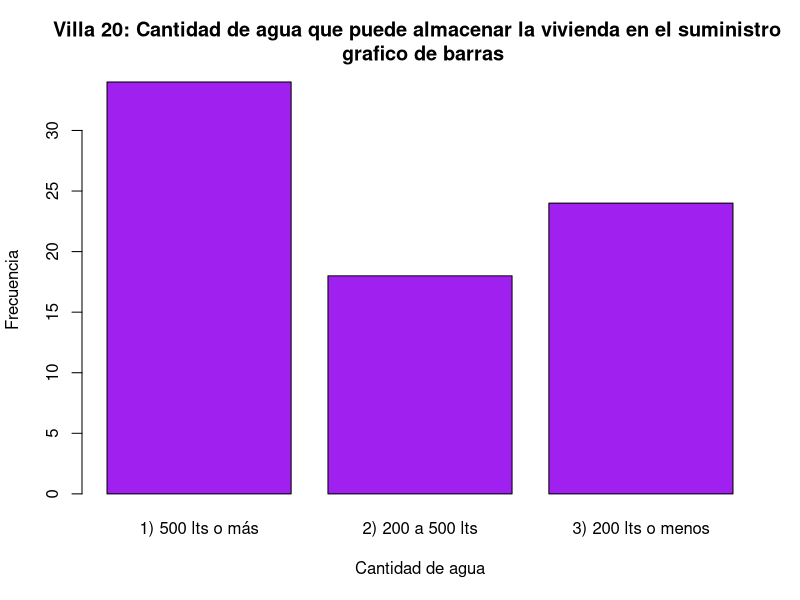
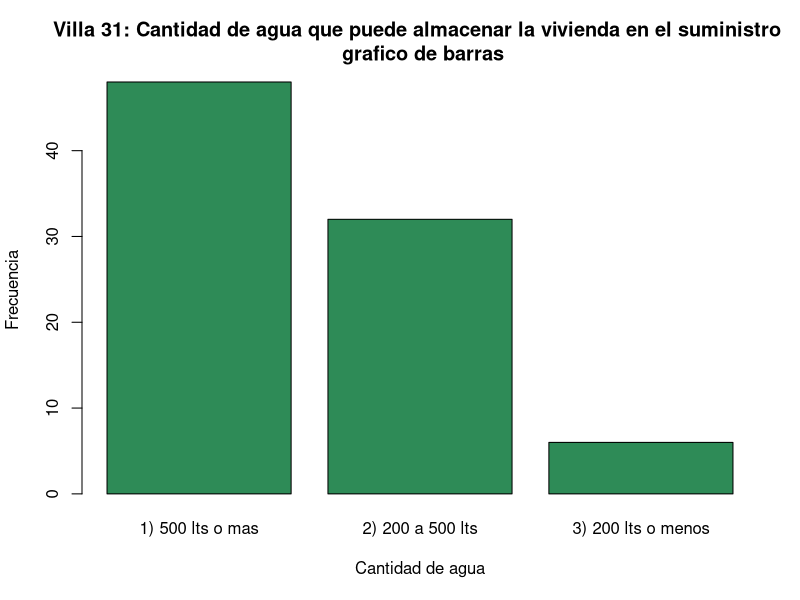
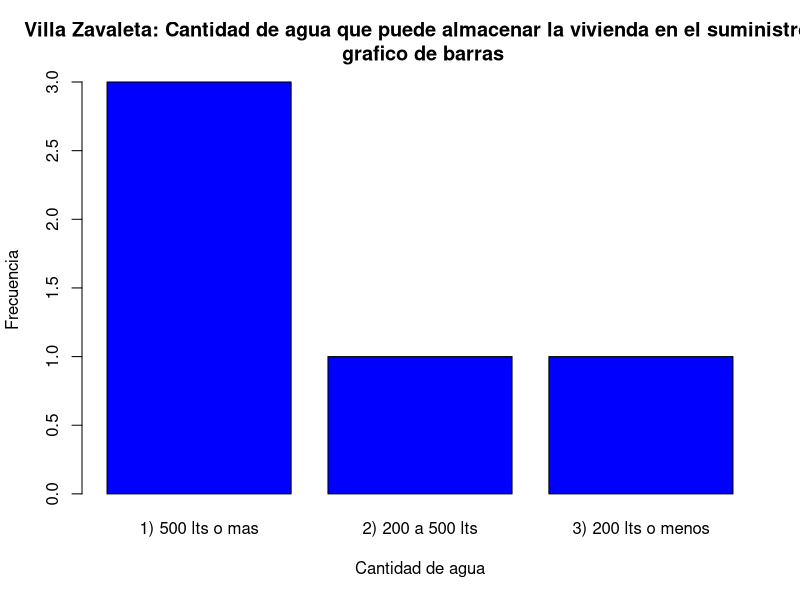

Here is the R script that generated these plots, in order:
#---------------- Sección 2.3-2.4 -------------------

tienen_tanqueV20 <- c("Sí","Sí","Sí","Sí","Sí","Sí","Sí","Sí","Sí","Sí","Sí","Sí","Sí","Sí","Sí","Sí","Sí","No","Sí","Sí","Sí","Sí","No","Sí","Sí","Sí","Sí","Sí","No","Sí","No","No","Sí","Sí","Sí","Sí","Sí","Sí","No","Sí","Sí","No","Sí","Sí","Sí","Sí","Sí","Sí","Sí","Sí","No","Sí","Sí","Sí","No","Sí","Sí","Sí","No","Sí","Sí","Sí","No","Sí","Sí","Sí","Sí","Sí","No","Sí","Sí","Sí","Sí","Sí","Sí","Sí","Sí","Sí","Sí","Sí","Sí","Sí","Sí","Sí","Sí","Sí","Sí","Sí")
tienen_tanqueV31 <- c("Sí","Sí","Sí","Sí","Sí","Sí","Sí","Sí","Sí","Sí","Sí","Sí","No","Sí","No","Sí","Sí","Sí","Sí","No","No","No","Sí","No","Sí","Sí","Sí","Sí","Sí","Sí","Sí","Sí","Sí","No","Sí","Sí","Sí","No","Sí","Sí","Sí","Sí","Sí","Sí","Sí","Sí","Sí","Sí","Sí","Sí","Sí","No","Sí","Sí","Sí","Sí","Sí","Sí","No","Sí","Sí","Sí","No","No","Sí","Sí","Sí","Sí","Sí","No","Sí","Sí","Sí","Sí","Sí","Sí","Sí","Sí","Sí","Sí","Sí","Sí","Sí","Sí","Sí","Sí","Sí","Sí","No","Sí","No","No","No","Sí","Sí","Sí","Sí","Sí","Sí","Sí","Sí","No","Sí","Sí","No","Sí","Sí")
tienen_tanqueVZ <- c("No","No","No","No","No","No","No","No","No","No","No","No","No","No","No","No","No","No","No","No","No","No","Sí","No","No","No","No","No","No","No","No","No","Sí","No","No","No","No","Sí","Sí","Sí")

tabla.V20 <- table(tienen_tanqueV20)
tabla.V31 <- table(tienen_tanqueV31)
tabla.VZ <- table(tienen_tanqueVZ)

porcentajeV20 <- round(tabla.V20 / sum(tabla.V20) * 100, 3)
porcentajeV31 <- round(tabla.V31 / sum(tabla.V31) * 100, 3)
porcentajeVZ <- round(tabla.VZ / sum(tabla.VZ) * 100, 3)

print(paste("Villa 20: Porcentaje de viviendas con almacenamiento de agua: ",porcentajeV20[2]))
print(paste("Villa 31: Porcentaje de viviendas con almacenamiento de agua: ",porcentajeV31[2]))
print(paste("Villa zavaleta :Porcentaje de viviendas con almacenamiento de agua: ",porcentajeVZ[2]))

litrosV20 <- c("1) 500 lts o más","1) 500 lts o más","2) 200 a 500 lts","2) 200 a 500 lts","3) 200 lts o menos","1) 500 lts o más","3) 200 lts o menos","1) 500 lts o más","1) 500 lts o más","1) 500 lts o más","1) 500 lts o más","1) 500 lts o más","1) 500 lts o más","1) 500 lts o más","2) 200 a 500 lts","2) 200 a 500 lts","3) 200 lts o menos","3) 200 lts o menos","3) 200 lts o menos","1) 500 lts o más","3) 200 lts o menos","1) 500 lts o más","2) 200 a 500 lts","3) 200 lts o menos","2) 200 a 500 lts","1) 500 lts o más","1) 500 lts o más","1) 500 lts o más","2) 200 a 500 lts","3) 200 lts o menos","1) 500 lts o más","3) 200 lts o menos","1) 500 lts o más","3) 200 lts o menos","1) 500 lts o más","2) 200 a 500 lts","1) 500 lts o más","1) 500 lts o más","2) 200 a 500 lts","1) 500 lts o más","2) 200 a 500 lts","3) 200 lts o menos","3) 200 lts o menos","2) 200 a 500 lts","2) 200 a 500 lts","2) 200 a 500 lts","3) 200 lts o menos","2) 200 a 500 lts","1) 500 lts o más","3) 200 lts o menos","3) 200 lts o menos","2) 200 a 500 lts","1) 500 lts o más","1) 500 lts o más","3) 200 lts o menos","2) 200 a 500 lts","1) 500 lts o más","1) 500 lts o más","1) 500 lts o más","3) 200 lts o menos","3) 200 lts o menos","3) 200 lts o menos","1) 500 lts o más","1) 500 lts o más","3) 200 lts o menos","1) 500 lts o más","1) 500 lts o más","1) 500 lts o más","3) 200 lts o menos","3) 200 lts o menos","1) 500 lts o más","1) 500 lts o más","2) 200 a 500 lts","2) 200 a 500 lts","3) 200 lts o menos","3) 200 lts o menos")
litrosV31 <- c("1) 500 lts o mas","1) 500 lts o mas","1) 500 lts o mas","1) 500 lts o mas","1) 500 lts o mas","1) 500 lts o mas","2) 200 a 500 lts","1) 500 lts o mas","1) 500 lts o mas","1) 500 lts o mas","1) 500 lts o mas","1) 500 lts o mas","1) 500 lts o mas","1) 500 lts o mas","1) 500 lts o mas","1) 500 lts o mas","2) 200 a 500 lts","1) 500 lts o mas","1) 500 lts o mas","1) 500 lts o mas","1) 500 lts o mas","1) 500 lts o mas","1) 500 lts o mas","1) 500 lts o mas","2) 200 a 500 lts","2) 200 a 500 lts","1) 500 lts o mas","1) 500 lts o mas","1) 500 lts o mas","1) 500 lts o mas","1) 500 lts o mas","1) 500 lts o mas","1) 500 lts o mas","1) 500 lts o mas","1) 500 lts o mas","1) 500 lts o mas","1) 500 lts o mas","1) 500 lts o mas","1) 500 lts o mas","1) 500 lts o mas","1) 500 lts o mas","1) 500 lts o mas","2) 200 a 500 lts","2) 200 a 500 lts","2) 200 a 500 lts","2) 200 a 500 lts","2) 200 a 500 lts","2) 200 a 500 lts","2) 200 a 500 lts","2) 200 a 500 lts","1) 500 lts o mas","2) 200 a 500 lts","2) 200 a 500 lts","2) 200 a 500 lts","1) 500 lts o mas","3) 200 lts o menos","3) 200 lts o menos","1) 500 lts o mas","1) 500 lts o mas","3) 200 lts o menos","2) 200 a 500 lts","2) 200 a 500 lts","2) 200 a 500 lts","2) 200 a 500 lts","2) 200 a 500 lts","1) 500 lts o mas","3) 200 lts o menos","1) 500 lts o mas","3) 200 lts o menos","2) 200 a 500 lts","1) 500 lts o mas","2) 200 a 500 lts","2) 200 a 500 lts","1) 500 lts o mas","2) 200 a 500 lts","1) 500 lts o mas","2) 200 a 500 lts","2) 200 a 500 lts","2) 200 a 500 lts","3) 200 lts o menos","2) 200 a 500 lts","2) 200 a 500 lts","2) 200 a 500 lts","1) 500 lts o mas","2) 200 a 500 lts","2) 200 a 500 lts")
litrosVZ <- c("1) 500 lts o mas","1) 500 lts o mas","3) 200 lts o menos","1) 500 lts o mas","2) 200 a 500 lts")

factorV20 <- as.factor(litrosV20)
factorV31 <- as.factor(litrosV31)
factorVZ <- as.factor(litrosVZ)

plot(x = factorV20, main = strsplit("Villa 20: Cantidad de agua que puede almacenar la vivienda en el suministro \n grafico de barras", split=";"),
     xlab = "Cantidad de agua", ylab = "Frecuencia", 
     col = "purple")
plot(x = factorV31, main = strsplit("Villa 31: Cantidad de agua que puede almacenar la vivienda en el suministro \n grafico de barras", split=";"),
     xlab = "Cantidad de agua", ylab = "Frecuencia", 
     col = "seagreen")
plot(x = factorVZ, main = strsplit("Villa Zavaleta: Cantidad de agua que puede almacenar la vivienda en el suministro \n grafico de barras", split=";"),
     xlab = "Cantidad de agua", ylab = "Frecuencia", 
     col = "blue")